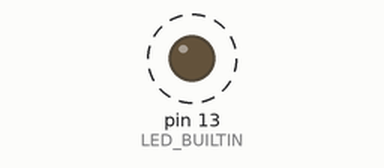
The sketch below on a simulated Arduino Uno, built with avr-gcc and run on an emulated ATmega328P. Parts: output pins drawn as LEDs (lit = HIGH). Dashed ring = blinking. What the sketch prints to the serial monitor is not drawn.

Above: at 0.5 s.
Timing chart, 0 to 4.6 s (numbered marks = the images above):
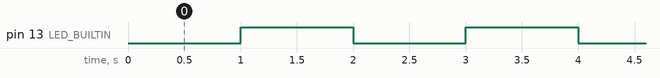

The sketch:

Ex_Program_5.1_read_EEPROM.ino
```cpp
#include<EEPROM.h>
int addr = 0;
byte data;
boolean state13 = HIGH;

void setup() {
  Serial.begin(115200);
  while(!Serial){;}
  pinMode(LED_BUILTIN, OUTPUT);

}

void loop() {
  data = EEPROM.read(addr); state13 = !state13;
  digitalWrite(LED_BUILTIN, state13);
  Serial.print("EEPROM Address ");
  Serial.print(addr,HEX);
  Serial.print(" : ");
  Serial.println(data,HEX); delay(1000);
}
```

Measured:
- by itself, pin 13 (LED_BUILTIN): alternates HIGH for 1.0 s and LOW for 1.0 s
